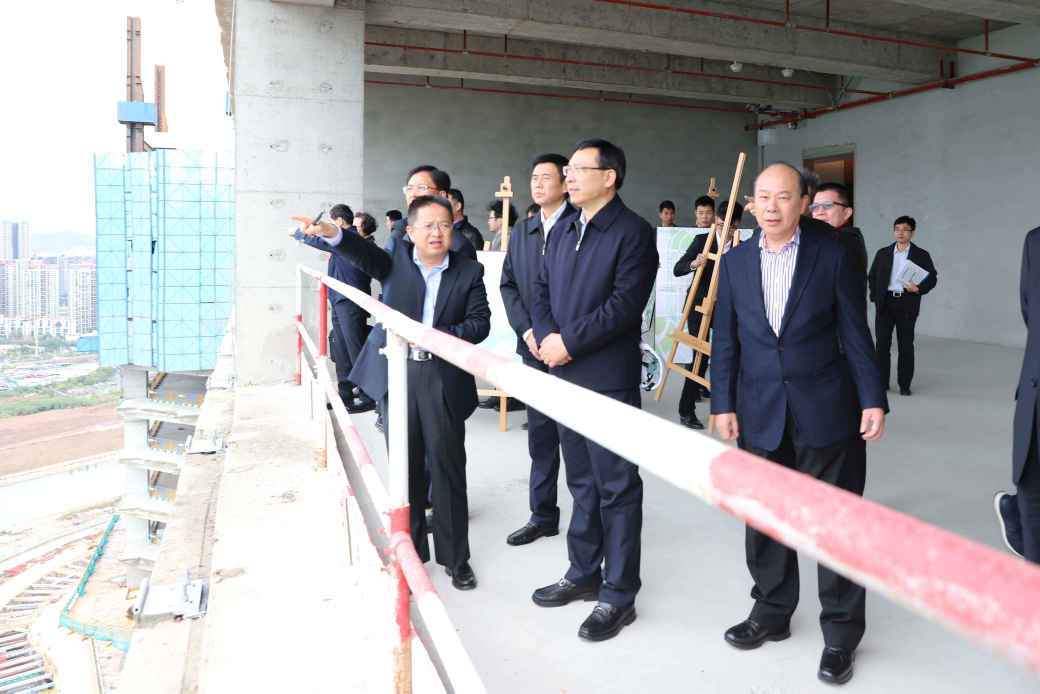
#> input picture training_data/深圳市长陈如桂一行视察恒裕前海金融中心/0003.jpg, 6240 x 4160 px, found by its file name (shown at 1/6 size)
$ python utils.py   (older library calls are emulated)
#> lines starting #> are read from the running program, lines starting #| are printed output that depends on the picture
### photo_arch/pa_log/log.py
# -*- coding: utf-8 -*-
import logging.handlers
import os
import time


def create_logger(file_log_level='DEBUG', file_name=None):
    logger = logging.getLogger(__name__)
    logger.setLevel(logging.DEBUG)

    if not logger.handlers:
        if file_name is None:
            log_abs_path = os.path.abspath('./log')
            if not os.path.exists(log_abs_path):
                try:
                    os.makedirs(log_abs_path)
                except Exception as e:
                    _ = e
            file_name = os.path.join(log_abs_path, '%s.log' % time.strftime('%Y%m%d_%H%M%S'))

        formatter = logging.Formatter('[%(levelname)s] [%(asctime)s] '
                                      '[%(processName)s %(threadName)s] '
                                      '%(message)s')
        formatter.datefmt = '%Y-%m-%d %H:%M:%S'

        file_handler = logging.handlers.RotatingFileHandler(file_name, maxBytes=1024*1024*2, backupCount=256)
        file_handler.setLevel(getattr(logging, file_log_level))
        file_handler.setFormatter(formatter)

        logger.addHandler(file_handler)
    return logger


# [6 lines that do not run on import are left out]

### photo_arch/infrastructures/user_interface/qt/interaction/utils.py
# -*- coding: utf-8 -*-
"""
@file: utils.py
@desc:
@author: Jaden Wu
@time: 2020/11/25 10:02
"""
import functools
import traceback
import inspect
import hashlib

import xlwt
from PIL import Image

from photo_arch.infrastructures.user_interface.qt.ui import slot_wrapper
from photo_arch.pa_log.log import create_logger


def make_thumb(img_path, thumb_path, sizes=(100, 100)):
#> called with sizes = (100, 100)
    im = Image.open(img_path)
#> im is the input picture: PIL image 6240x4160 RGB; mean R, G, B 164.9, 164.5, 167.2
    mode = im.mode
#> mode = 'RGB'
    if mode not in ('L', 'RGB'):
        im = im.convert('RGB')

    # 切成方图，避免变形
    width, height = im.size
#> width = 6240; height = 4160
    if width == height:
        region = im
    else:
        if width > height:
            # h*h
            delta = (width - height) / 2
#> delta = 1040
            box = (delta, 0, delta + height, height)
#> box = (1040, 0, 5200, 4160)
        else:
            # w*w
            delta = (height - width) / 2
            box = (0, delta, width, delta + width)
        region = im.crop(box)
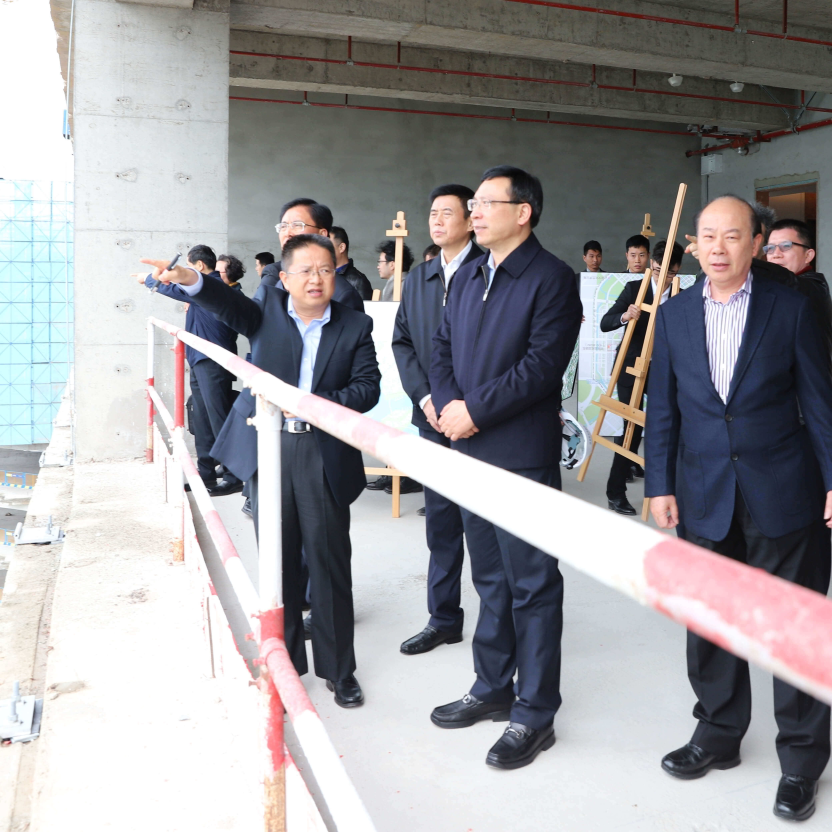
#> region: PIL image 4160x4160 RGB (shown at 1/5 size); mean R, G, B 154.5, 153.4, 156.4

    thumb = region.resize((sizes[0], sizes[1]), Image.ANTIALIAS)
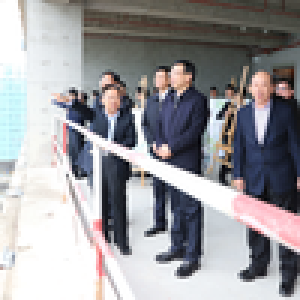
#> thumb: PIL image 100x100 RGB (shown 3 times larger); mean R, G, B 154.2, 153.2, 156.2
    thumb.save(thumb_path, quality=100)


# [47 lines left out: functions table_widget_to_xls, calc_md5, extend_slot, not called in this run]


logger = create_logger()


# [23 lines left out: functions catch_exception, for_all_methods, not called in this run]


def static(method):
    return slot_wrapper.static_(method)


if __name__ == '__main__':
    make_thumb(r'G:\Git\photo_arch\training_data\深圳市长陈如桂一行视察恒裕前海金融中心\0003.jpg',
               r'G:\Git\photo_arch\training_data\深圳市长陈如桂一行视察恒裕前海金融中心\0003_thumb.jpg')

$ run again, with training_data/深圳市长陈如桂一行视察恒裕前海金融中心/0001.jpg copied over training_data/深圳市长陈如桂一行视察恒裕前海金融中心/0003.jpg
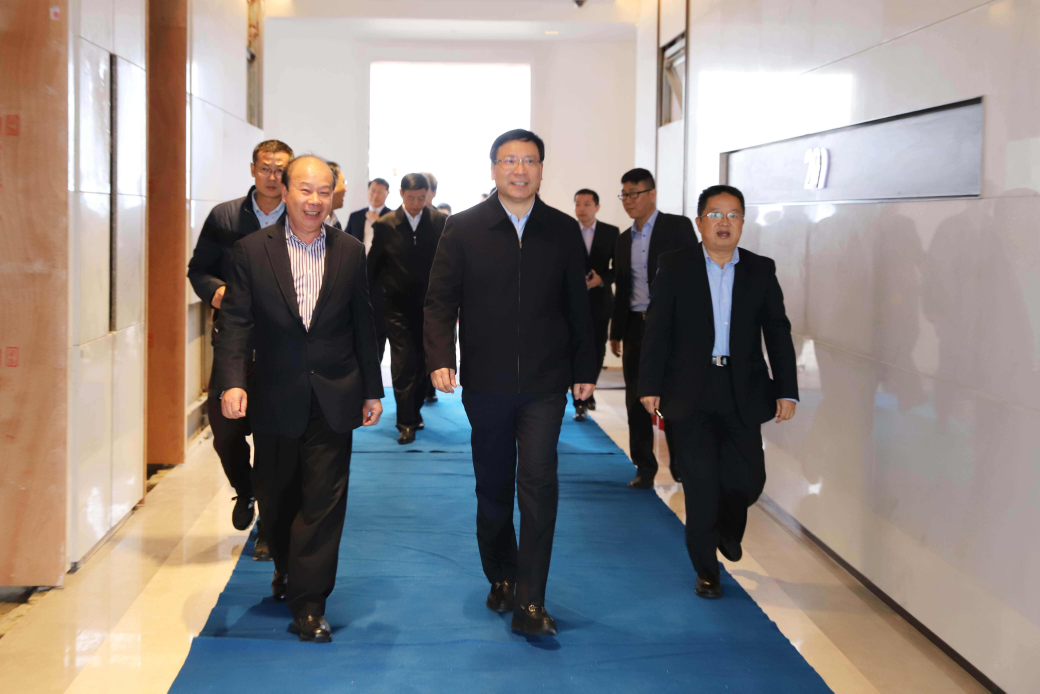
#> input picture training_data/深圳市长陈如桂一行视察恒裕前海金融中心/0001.jpg, 6240 x 4160 px, found by its file name (shown at 1/6 size)
#> in make_thumb, im is the input picture: PIL image 6240x4160 RGB; mean R, G, B 140, 133.7, 131.2
#> in make_thumb, `region = im.crop(box)`:
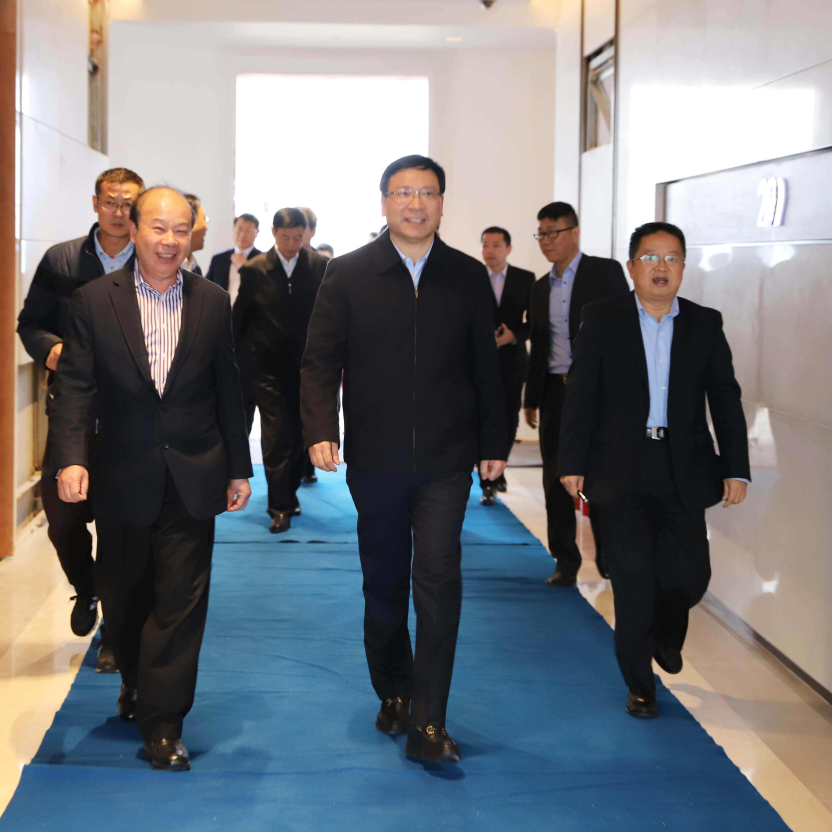
#> region: PIL image 4160x4160 RGB (shown at 1/5 size); mean R, G, B 117.8, 120, 124.2
#> in make_thumb, `thumb = region.resize((sizes[0], sizes[1]), Image.ANTIALIAS)`:
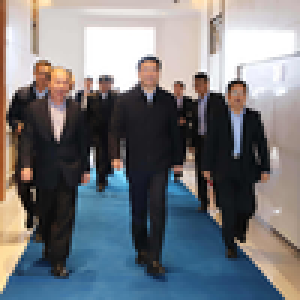
#> thumb: PIL image 100x100 RGB (shown 3 times larger); mean R, G, B 117.7, 120, 124.1

$ run again, with training_data/深圳市长陈如桂一行视察恒裕前海金融中心/0002.jpg copied over training_data/深圳市长陈如桂一行视察恒裕前海金融中心/0003.jpg
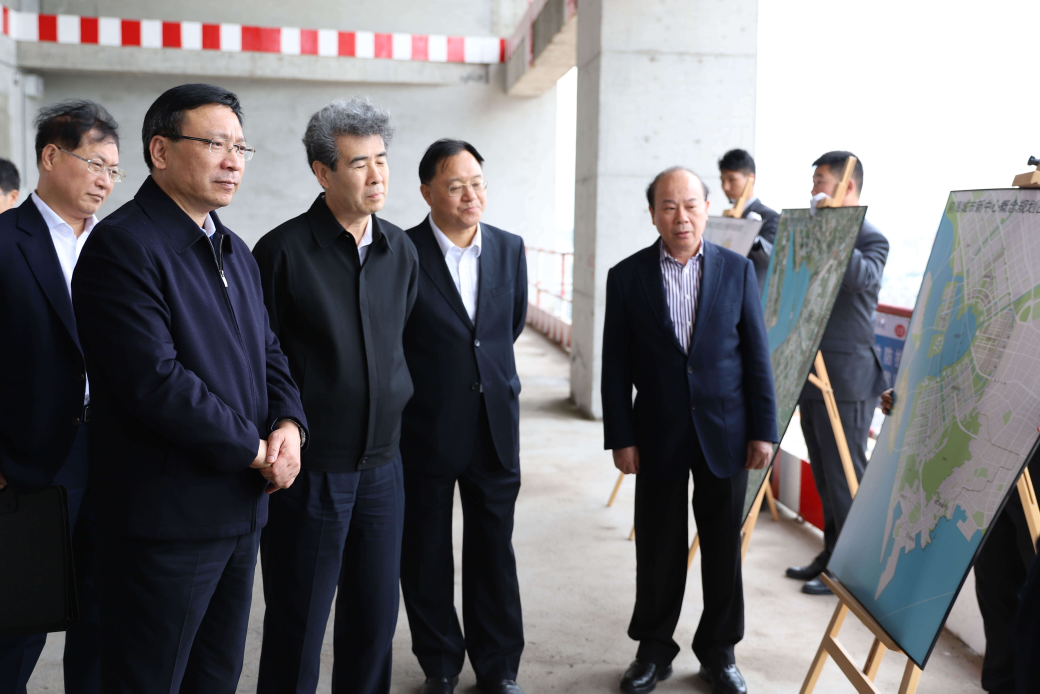
#> input picture training_data/深圳市长陈如桂一行视察恒裕前海金融中心/0002.jpg, 6240 x 4160 px, found by its file name (shown at 1/6 size)
#> in make_thumb, im is the input picture: PIL image 6240x4160 RGB; mean R, G, B 113.9, 112.1, 115.4
#> in make_thumb, `region = im.crop(box)`:
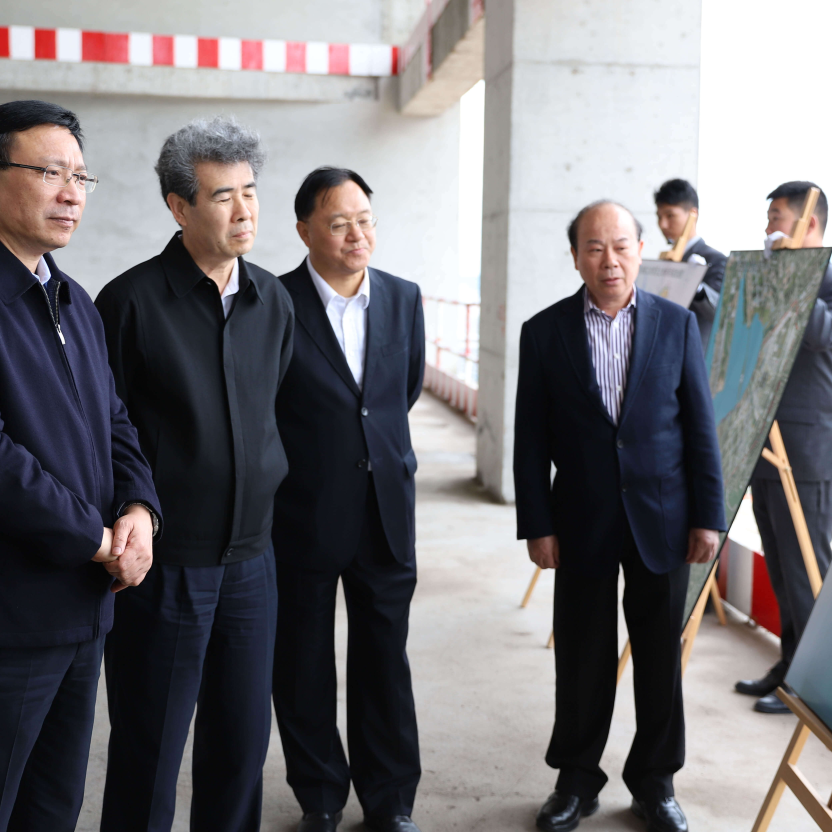
#> region: PIL image 4160x4160 RGB (shown at 1/5 size); mean R, G, B 117.1, 114.6, 118.1
#> in make_thumb, `thumb = region.resize((sizes[0], sizes[1]), Image.ANTIALIAS)`:
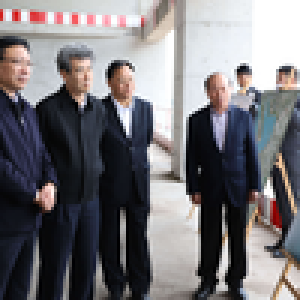
#> thumb: PIL image 100x100 RGB (shown 3 times larger); mean R, G, B 117, 114.5, 118

$ run again, with training_data/深圳市长陈如桂一行视察恒裕前海金融中心/0004.jpg copied over training_data/深圳市长陈如桂一行视察恒裕前海金融中心/0003.jpg
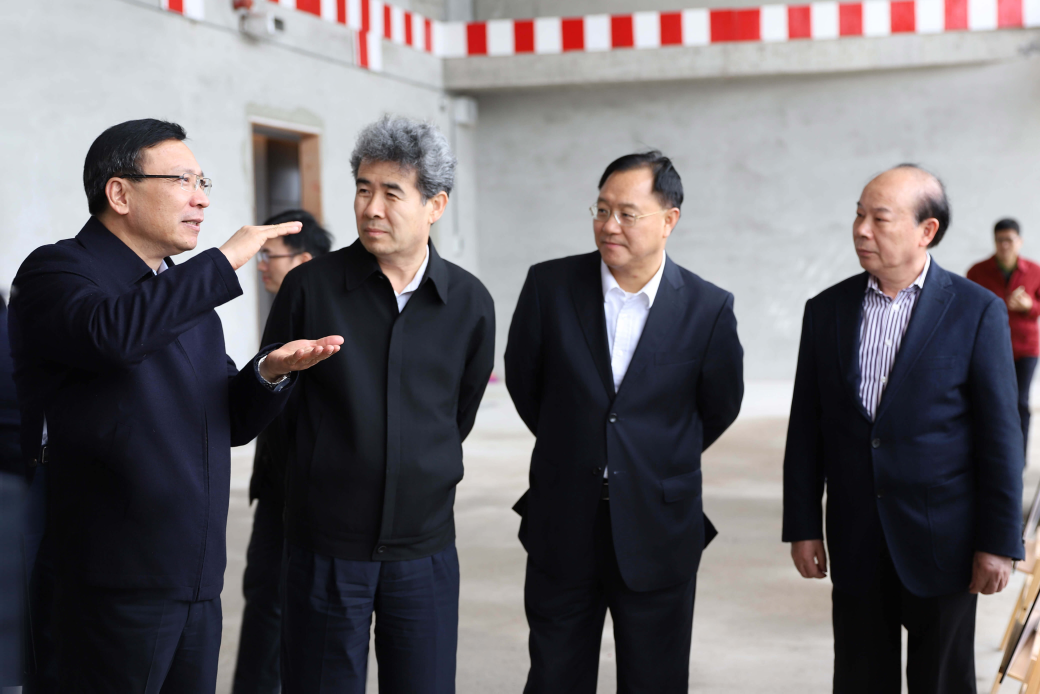
#> input picture training_data/深圳市长陈如桂一行视察恒裕前海金融中心/0004.jpg, 6240 x 4160 px, found by its file name (shown at 1/6 size)
#> in make_thumb, im is the input picture: PIL image 6240x4160 RGB; mean R, G, B 108.1, 103.7, 107.5
#> in make_thumb, `region = im.crop(box)`:
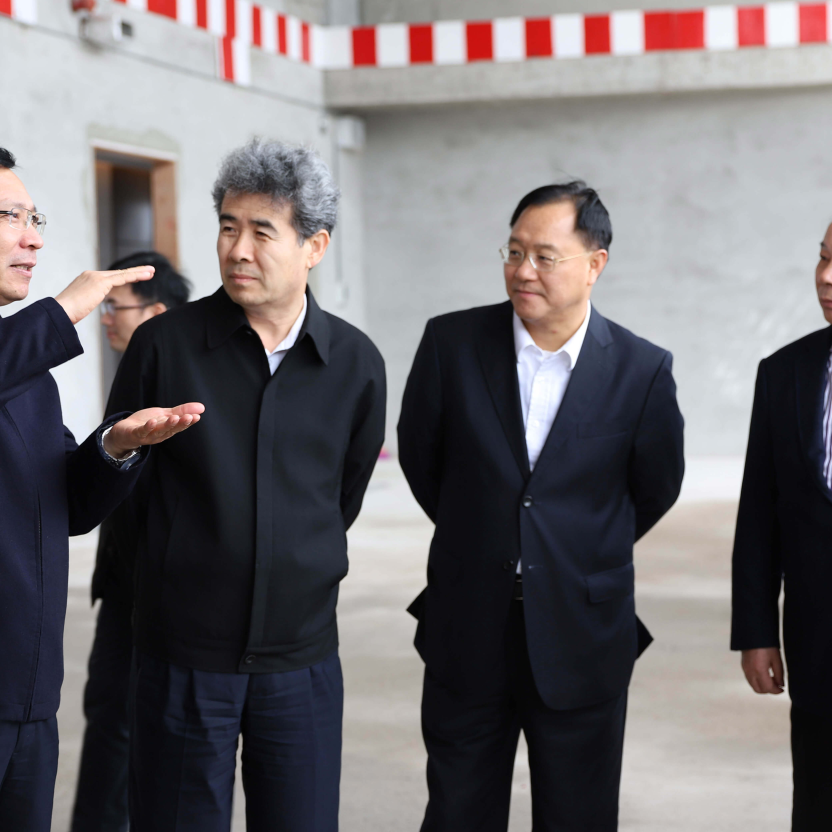
#> region: PIL image 4160x4160 RGB (shown at 1/5 size); mean R, G, B 113, 108.5, 111.5
#> in make_thumb, `thumb = region.resize((sizes[0], sizes[1]), Image.ANTIALIAS)`:
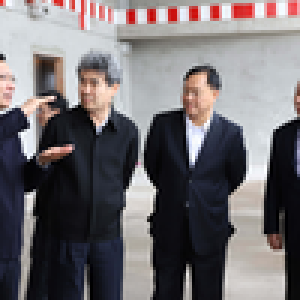
#> thumb: PIL image 100x100 RGB (shown 3 times larger); mean R, G, B 113, 108.5, 111.4
